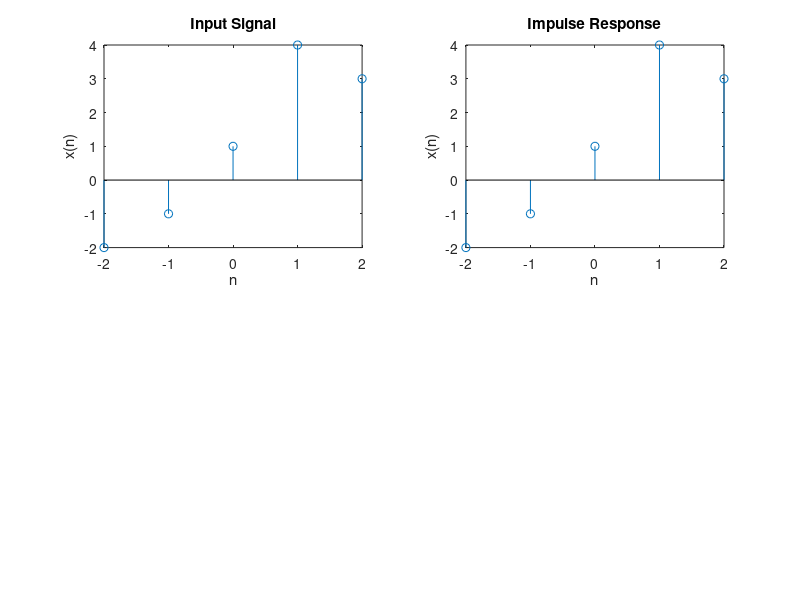

The MATLAB source for this figure: (Note: this script raises an error after producing the figure.)
%% 1st question

% 0th index at 1
x = [-2 -1 1 4 3];
n = -2:1:2;
subplot(2, 2, 1)
stem(n, x)
title("Input Signal")
xlabel("n")
ylabel("x(n)")
% 0th index at 5
h = [1 1 5 2 6];
n = -2:1:2;
subplot(2, 2, 2)
stem(n, x)
title("Impulse Response")
xlabel("n")
ylabel("x(n)")

[y, n] = convolution(x, -2, h, -2);
subplot(2, 2, 3)
stem(n, y)
title("Using user defined fn")
xlabel("n")
ylabel("y(n)")

y = conv(x, h);
n = -4:1:4;
subplot(2, 2, 4)
stem(n, y)
title("Using inbuilt fn")
xlabel("n")
ylabel("y(n)")

%% 2nd question
x = [1 2 3];
h = [0.5 0.5];

[y1, n] = convolution(x, 0, h, 0);
subplot(2, 2, 1)
stem(n, y1)
title("Using user defined fn x(n) * h(n)")
xlabel("n")
ylabel("y1(n)")

[y2, n] = convolution(h, 0, x, 0);
subplot(2, 2, 3)
stem(n, y2)
title("Using user defined fn h(n) * x(n)")
xlabel("n")
ylabel("y2(n)")

y3 = conv(x, h);
y4 = conv(h, x);

subplot(2, 2, 2)
stem(n, y3)
title("Using inbuilt fn x(n) * h(n)")
xlabel("n")
ylabel("y3(n)")

subplot(2, 2, 4)
stem(n, y4)
title("Using inbuilt fn h(n) * x(n)")
xlabel("n")
ylabel("y4(n)")

%% 3rd question Associative

x = [1 2 3 -1 -1 2 3];
h1 = [1 2 4 1 -5 1];
h2 = [4 3 2 2 1 -2 -6];

% h1(n) * h2(n)
[h3, n] = convolution(h1, -5, h2, -3);
subplot(2, 2, 1)
stem(n, h3)
title("h1(n) * h2(n)")
xlabel("n")
ylabel("h3(n)")

% y1(n) = x(n) * {h1(n) * h2(n)}
[y1, n] = convolution(x, -6, h3, -8);
subplot(2, 2, 2)
stem(n, y1)
title("x(n) * (h1(n) * h2(n))")
xlabel("n")
ylabel("y1(n)")

% x(n) * h1(n)
[h4, n] = convolution(x, -6, h1, -5);
subplot(2, 2, 3)
stem(n, h4)
title("x(n) * h1(n)")
xlabel("n")
ylabel("h4(n)")

% y2(n) = {x(n) * h1(n)} * h2(n)
[y2, n] = convolution(h2, -3, h4, -11);
subplot(2, 2, 4)
stem(n, y2)
title("x(n) * h1(n)) * h2(n)")
xlabel("n")
ylabel("y2(n)")

%% 3rd question Distributive

x = [1 2 3 -1 -1 2 3];
h1 = [1 2 4 1 -5 1];
h2 = [4 3 2 2 1 -2 -6];

% h3(n) = x(n) * h1(n)
[h3, n1] = convolution(x, -6, h1, -5);
subplot(2, 2, 1)
stem(n1, h3)
title("h3(n) = x(n) * h1(n)")
xlabel("n")
ylabel("h3(n)")

% h4(n) = x(n) * h2(n)
[h4, n2] = convolution(x, -6, h1, -3);
subplot(2, 2, 2)
stem(n2, h3)
title("h4(n) = x(n) * h2(n)")
xlabel("n")
ylabel("h4(n)")

%% Finding h4(n) + h3(n)
if n1(1) < n2(1)
    temp = n2(1) - n1(1);
    n1 = n2;

    for i = 1:temp
        h3 = [0 h3];
    end

else
    temp = n1(1) - n2(1);
end

%% 4th question

[x, n] = unitStep(0, 9, 1);
subplot(2, 2, 1)
stem(n, x)
title("Input Signal")
xlabel("n")
ylabel("x(n)")

h = ones(1, 10);
temp = 0.9;

for i = 1:10
    h(i) = temp ^ i;
end

subplot(2, 2, 2)
stem(n, h)
title("Impulse Response")
xlabel("n")
ylabel("h(n)")

[y, n] = convolution(x, 0, h, 0);
subplot(2, 2, 3)
stem(n, y)
title("Finding y(n) for given x(n) and h(n)")
xlabel("n")
ylabel("y(n)")

%% 5th question

x = [1 2 3 4];
h = [1 2 1 1];

y1 = circularConvolution(x, h);
y2 = cconv(x, h, 4);
n = 0:1:3;

subplot(2, 2, 1)
stem(n, x)
title("Input Signal")
xlabel("n")
ylabel("x(n)")

subplot(2, 2, 2)
stem(n, x)
title("Impulse Response")
xlabel("n")
ylabel("h(n)")

subplot(2, 2, 3)
stem(n, y1)
title("User defined fn")
xlabel("n")
ylabel("y1(n)")

subplot(2, 2, 4)
stem(n, y2)
title("Inbuilt fn")
xlabel("n")
ylabel("y2(n)")
